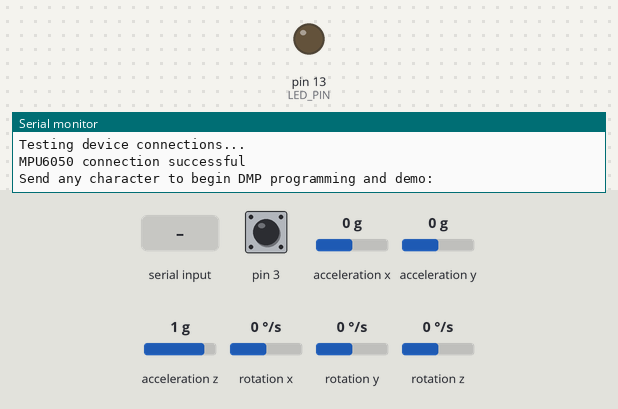
This sketch was run on a simulated Arduino Leonardo, built with avr-gcc and run on an emulated ATmega32U4. Shown: output pins drawn as LEDs (lit = HIGH), the last lines printed to the serial monitor. Dashed ring = blinking. The inputs (shaded band) are chosen by the test bench; at power-on: acceleration x 0 g, acceleration y 0 g, pin 3 HIGH, acceleration z 1 g, rotation x 0 °/s, rotation y 0 °/s, rotation z 0 °/s. The sensor or clock chip raises its interrupt line as the real part does.

Above: at 0.8 s.
0.9 s: "1\n" received over Serial
At 1.91 s:
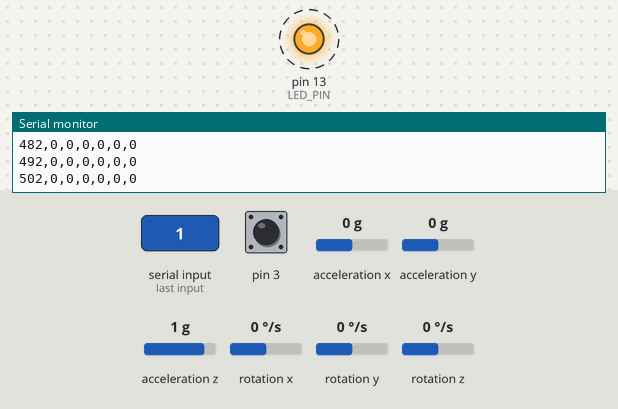
3.9 s: acceleration x set to -1.4 g
6.9 s: acceleration y set to -1.4 g
15.9 s: acceleration x set to -0.1 g
Timing chart, 0 to 19.9 s (numbered marks = the images above; inputs shaded):
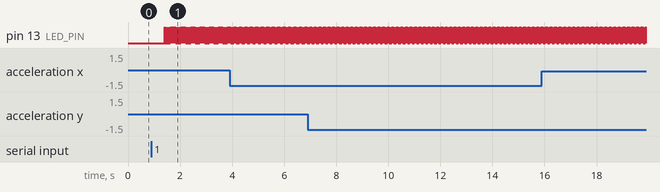

Measured:
- after the input at 0.9 s, pin 13 (LED_PIN): alternates HIGH for 0.01 s and LOW for 0.01 s, starting after 0.52 s

The sketch:

MPU6050_DMP6_Bass_Face.ino
```cpp
// I2C device class (I2Cdev) demonstration Arduino sketch for MPU6050 class using DMP (MotionApps v2.0)
// 6/21/2012 by Jeff Rowberg <jeff@rowberg.net>
// Updates should (hopefully) always be available at https://github.com/jrowberg/i2cdevlib
//
// Changelog:
//      2013-05-08 - added seamless Fastwire support
//                 - added note about gyro calibration
//      2012-06-21 - added note about Arduino 1.0.1 + Leonardo compatibility error
//      2012-06-20 - improved FIFO overflow handling and simplified read process
//      2012-06-19 - completely rearranged DMP initialization code and simplification
//      2012-06-13 - pull gyro and accel data from FIFO packet instead of reading directly
//      2012-06-09 - fix broken FIFO read sequence and change interrupt detection to RISING
//      2012-06-05 - add gravity-compensated initial reference frame acceleration output
//                 - add 3D math helper file to DMP6 example sketch
//                 - add Euler output and Yaw/Pitch/Roll output formats
//      2012-06-04 - remove accel offset clearing for better results (thanks Sungon Lee)
//      2012-06-01 - fixed gyro sensitivity to be 2000 deg/sec instead of 250
//      2012-05-30 - basic DMP initialization working

/* ============================================
I2Cdev device library code is placed under the MIT license
Copyright (c) 2012 Jeff Rowberg

Permission is hereby granted, free of charge, to any person obtaining a copy
of this software and associated documentation files (the "Software"), to deal
in the Software without restriction, including without limitation the rights
to use, copy, modify, merge, publish, distribute, sublicense, and/or sell
copies of the Software, and to permit persons to whom the Software is
furnished to do so, subject to the following conditions:

The above copyright notice and this permission notice shall be included in
all copies or substantial portions of the Software.

THE SOFTWARE IS PROVIDED "AS IS", WITHOUT WARRANTY OF ANY KIND, EXPRESS OR
IMPLIED, INCLUDING BUT NOT LIMITED TO THE WARRANTIES OF MERCHANTABILITY,
FITNESS FOR A PARTICULAR PURPOSE AND NONINFRINGEMENT. IN NO EVENT SHALL THE
AUTHORS OR COPYRIGHT HOLDERS BE LIABLE FOR ANY CLAIM, DAMAGES OR OTHER
LIABILITY, WHETHER IN AN ACTION OF CONTRACT, TORT OR OTHERWISE, ARISING FROM,
OUT OF OR IN CONNECTION WITH THE SOFTWARE OR THE USE OR OTHER DEALINGS IN
THE SOFTWARE.
===============================================
*/

// I2Cdev and MPU6050 must be installed as libraries, or else the .cpp/.h files
// for both classes must be in the include path of your project
#include "I2Cdev.h"

#include "MPU6050_6Axis_MotionApps20.h"
//#include "MPU6050.h" // not necessary if using MotionApps include file

// Arduino Wire library is required if I2Cdev I2CDEV_ARDUINO_WIRE implementation
// is used in I2Cdev.h
#if I2CDEV_IMPLEMENTATION == I2CDEV_ARDUINO_WIRE
    #include "Wire.h"
#endif

// class default I2C address is 0x68
// specific I2C addresses may be passed as a parameter here
// AD0 low = 0x68 (default for SparkFun breakout and InvenSense evaluation board)
// AD0 high = 0x69
MPU6050 mpu;
//MPU6050 mpu(0x69); // <-- use for AD0 high

/* =========================================================================
   NOTE: In addition to connection 3.3v, GND, SDA, and SCL, this sketch
   depends on the MPU-6050's INT pin being connected to the Arduino's
   external interrupt #0 pin. On the Arduino Uno and Mega 2560, this is
   digital I/O pin 2.
 * ========================================================================= */

/* =========================================================================
   NOTE: Arduino v1.0.1 with the Leonardo board generates a compile error
   when using Serial.write(buf, len). The Teapot output uses this method.
   The solution requires a modification to the Arduino USBAPI.h file, which
   is fortunately simple, but annoying. This will be fixed in the next IDE
   release. For more info, see these links:

   http://arduino.cc/forum/index.php/topic,109987.0.html
   http://code.google.com/p/arduino/issues/detail?id=958
 * ========================================================================= */


// uncomment "OUTPUT_READABLE_QUATERNION" if you want to see the actual
// quaternion components in a [w, x, y, z] format (not best for parsing
// on a remote host such as Processing or something though)
//#define OUTPUT_READABLE_QUATERNION

// uncomment "OUTPUT_READABLE_EULER" if you want to see Euler angles
// (in degrees) calculated from the quaternions coming from the FIFO.
// Note that Euler angles suffer from gimbal lock (for more info, see
// http://en.wikipedia.org/wiki/Gimbal_lock)
//#define OUTPUT_READABLE_EULER

// uncomment "OUTPUT_READABLE_YAWPITCHROLL" if you want to see the yaw/
// pitch/roll angles (in degrees) calculated from the quaternions coming
// from the FIFO. Note this also requires gravity vector calculations.
// Also note that yaw/pitch/roll angles suffer from gimbal lock (for
// more info, see: http://en.wikipedia.org/wiki/Gimbal_lock)
//#define OUTPUT_READABLE_YAWPITCHROLL

// uncomment "OUTPUT_READABLE_REALACCEL" if you want to see acceleration
// components with gravity removed. This acceleration reference frame is
// not compensated for orientation, so +X is always +X according to the
// sensor, just without the effects of gravity. If you want acceleration
// compensated for orientation, us OUTPUT_READABLE_WORLDACCEL instead.
#define OUTPUT_READABLE_REALACCEL

// uncomment "OUTPUT_READABLE_WORLDACCEL" if you want to see acceleration
// components with gravity removed and adjusted for the world frame of
// reference (yaw is relative to initial orientation, since no magnetometer
// is present in this case). Could be quite handy in some cases.
//#define OUTPUT_READABLE_WORLDACCEL

// uncomment "OUTPUT_TEAPOT" if you want output that matches the
// format used for the InvenSense teapot demo
//#define OUTPUT_TEAPOT


#define LED_PIN 13 // (Arduino is 13, Teensy is 11, Teensy++ is 6)
bool blinkState = false;

// MPU control/status vars
bool dmpReady = false;  // set true if DMP init was successful
uint8_t mpuIntStatus;   // holds actual interrupt status byte from MPU
uint8_t devStatus;      // return status after each device operation (0 = success, !0 = error)
uint16_t packetSize;    // expected DMP packet size (default is 42 bytes)
uint16_t fifoCount;     // count of all bytes currently in FIFO
uint8_t fifoBuffer[64]; // FIFO storage buffer

// orientation/motion vars
Quaternion q;           // [w, x, y, z]         quaternion container
VectorInt16 aa;         // [x, y, z]            accel sensor measurements
VectorInt16 aaReal;     // [x, y, z]            gravity-free accel sensor measurements
VectorInt16 aaRealOld;
unsigned long timeOld = 0;
VectorInt16 aaWorld;    // [x, y, z]            world-frame accel sensor measurements
VectorFloat gravity;    // [x, y, z]            gravity vector
float euler[3];         // [psi, theta, phi]    Euler angle container
float ypr[3];           // [yaw, pitch, roll]   yaw/pitch/roll container and gravity vector

// packet structure for InvenSense teapot demo
uint8_t teapotPacket[14] = { '$', 0x02, 0,0, 0,0, 0,0, 0,0, 0x00, 0x00, '\r', '\n' };

int startTime;

// ================================================================
// ===               INTERRUPT DETECTION ROUTINE                ===
// ================================================================

volatile bool mpuInterrupt = false;     // indicates whether MPU interrupt pin has gone high
void dmpDataReady() {
    mpuInterrupt = true;
}


// ================================================================
// ===                      INITIAL SETUP                       ===
// ================================================================

void setup() {
    // join I2C bus (I2Cdev library doesn't do this automatically)
    #if I2CDEV_IMPLEMENTATION == I2CDEV_ARDUINO_WIRE
        Wire.begin();
        TWBR = 24; // 400kHz I2C clock (200kHz if CPU is 8MHz)
    #elif I2CDEV_IMPLEMENTATION == I2CDEV_BUILTIN_FASTWIRE
        Fastwire::setup(400, true);
    #endif

    // initialize serial communication
    // (115200 chosen because it is required for Teapot Demo output, but it's
    // really up to you depending on your project)
    Serial.begin(115200);
    while (!Serial); // wait for Leonardo enumeration, others continue immediately

    // NOTE: 8MHz or slower host processors, like the Teensy @ 3.3v or Ardunio
    // Pro Mini running at 3.3v, cannot handle this baud rate reliably due to
    // the baud timing being too misaligned with processor ticks. You must use
    // 38400 or slower in these cases, or use some kind of external separate
    // crystal solution for the UART timer.

    // initialize device
    Serial.println(F("Initializing I2C devices..."));
    mpu.initialize();

    // verify connection
    Serial.println(F("Testing device connections..."));
    Serial.println(mpu.testConnection() ? F("MPU6050 connection successful") : F("MPU6050 connection failed"));

    // wait for ready
    Serial.println(F("\nSend any character to begin DMP programming and demo: "));
    while (Serial.available() && Serial.read()); // empty buffer
    while (!Serial.available());                 // wait for data
    while (Serial.available() && Serial.read()); // empty buffer again

    // load and configure the DMP
    Serial.println(F("Initializing DMP..."));
    devStatus = mpu.dmpInitialize();

    // supply your own gyro offsets here, scaled for min sensitivity
    mpu.setXGyroOffset(-293);
    mpu.setYGyroOffset(-94);
    mpu.setZGyroOffset(-12);
    mpu.setXAccelOffset(-2967); // 1688 factory default for my test chip
    mpu.setYAccelOffset(-2570); // 1688 factory default for my test chip
    mpu.setZAccelOffset(1159); // 1688 factory default for my test chip

    // make sure it worked (returns 0 if so)
    if (devStatus == 0) {
        // turn on the DMP, now that it's ready
        Serial.println(F("Enabling DMP..."));
        mpu.setDMPEnabled(true);

        // enable Arduino interrupt detection
        Serial.println(F("Enabling interrupt detection (Arduino external interrupt 0)..."));
        attachInterrupt(0, dmpDataReady, RISING);
        mpuIntStatus = mpu.getIntStatus();

        startTime = millis(); // set the start time

        // set our DMP Ready flag so the main loop() function knows it's okay to use it
        Serial.println(F("DMP ready! Waiting for first interrupt..."));
        dmpReady = true;


        // get expected DMP packet size for later comparison
        packetSize = mpu.dmpGetFIFOPacketSize();
    } else {
        // ERROR!
        // 1 = initial memory load failed
        // 2 = DMP configuration updates failed
        // (if it's going to break, usually the code will be 1)
        Serial.print(F("DMP Initialization failed (code "));
        Serial.print(devStatus);
        Serial.println(F(")"));
    }

    // configure LED for output
    pinMode(LED_PIN, OUTPUT);
}


// ================================================================
// ===                    MAIN PROGRAM LOOP                     ===
// ================================================================

void loop() {
    // if programming failed, don't try to do anything
    if (!dmpReady) return;

    // wait for MPU interrupt or extra packet(s) available
    while (!mpuInterrupt && fifoCount < packetSize) {
        // other program behavior stuff here
        // .
        // .
        // .
        // if you are really paranoid you can frequently test in between other
        // stuff to see if mpuInterrupt is true, and if so, "break;" from the
        // while() loop to immediately process the MPU data
        // .
        // .
        // .
    }

    // reset interrupt flag and get INT_STATUS byte
    mpuInterrupt = false;
    mpuIntStatus = mpu.getIntStatus();

    // get current FIFO count
    fifoCount = mpu.getFIFOCount();

    // check for overflow (this should never happen unless our code is too inefficient)
    if ((mpuIntStatus & 0x10) || fifoCount == 1024) {
        // reset so we can continue cleanly
        mpu.resetFIFO();
        Serial.println(F("FIFO overflow!"));

    // otherwise, check for DMP data ready interrupt (this should happen frequently)
    } else if (mpuIntStatus & 0x02) {
        // wait for correct available data length, should be a VERY short wait
        while (fifoCount < packetSize) fifoCount = mpu.getFIFOCount();

        // read a packet from FIFO
        mpu.getFIFOBytes(fifoBuffer, packetSize);

        // track FIFO count here in case there is > 1 packet available
        // (this lets us immediately read more without waiting for an interrupt)
        fifoCount -= packetSize;

        #ifdef OUTPUT_READABLE_QUATERNION
            // display quaternion values in easy matrix form: w x y z
            mpu.dmpGetQuaternion(&q, fifoBuffer);
            Serial.print("quat\t");
            Serial.print(q.w);
            Serial.print("\t");
            Serial.print(q.x);
            Serial.print("\t");
            Serial.print(q.y);
            Serial.print("\t");
            Serial.println(q.z);
        #endif

        #ifdef OUTPUT_READABLE_EULER
            // display Euler angles in degrees
            mpu.dmpGetQuaternion(&q, fifoBuffer);
            mpu.dmpGetEuler(euler, &q);
            Serial.print("euler\t");
            Serial.print(euler[0] * 180/M_PI);
            Serial.print("\t");
            Serial.print(euler[1] * 180/M_PI);
            Serial.print("\t");
            Serial.println(euler[2] * 180/M_PI);
        #endif

        #ifdef OUTPUT_READABLE_YAWPITCHROLL
            // display Euler angles in degrees
            mpu.dmpGetQuaternion(&q, fifoBuffer);
            mpu.dmpGetGravity(&gravity, &q);
            mpu.dmpGetYawPitchRoll(ypr, &q, &gravity);
//            Serial.print("ypr\t");
            Serial.print(millis() - startTime);
            Serial.print(",");
            Serial.print(ypr[0] * 180/M_PI);
            Serial.print(",");
//            Serial.print("\t");
            Serial.print(ypr[1] * 180/M_PI);
            Serial.print(",");
//            Serial.print("\t");
            Serial.println(ypr[2] * 180/M_PI);
        #endif

        #ifdef OUTPUT_READABLE_REALACCEL
            // display real acceleration, adjusted to remove gravity
            mpu.dmpGetQuaternion(&q, fifoBuffer);
            mpu.dmpGetAccel(&aa, fifoBuffer);
            mpu.dmpGetGravity(&gravity, &q);
            mpu.dmpGetLinearAccel(&aaReal, &aa, &gravity);
            unsigned long timeInterval = millis() - startTime;
            Serial.print(timeInterval);
            Serial.print(",");
            Serial.print(aaReal.x);
            Serial.print(",");
            Serial.print(aaReal.y);
            Serial.print(",");
            Serial.print(aaReal.z);
            Serial.print(",");
            Serial.print(scalingAbsolute((float)(aaReal.x - aaRealOld.x) / (timeInterval - timeOld)));
            Serial.print(",");
            Serial.print(scalingAbsolute((float)(aaReal.y - aaRealOld.y) / (timeInterval - timeOld)));
            Serial.print(",");
            Serial.println(scalingAbsolute((float)(aaReal.z - aaRealOld.z) / (timeInterval - timeOld)));
            aaRealOld = aaReal;
            timeOld = timeInterval;
        #endif

        #ifdef OUTPUT_READABLE_WORLDACCEL
            // display initial world-frame acceleration, adjusted to remove gravity
            // and rotated based on known orientation from quaternion
            mpu.dmpGetQuaternion(&q, fifoBuffer);
            mpu.dmpGetAccel(&aa, fifoBuffer);
            mpu.dmpGetGravity(&gravity, &q);
            mpu.dmpGetLinearAccel(&aaReal, &aa, &gravity);
            mpu.dmpGetLinearAccelInWorld(&aaWorld, &aaReal, &q);
            Serial.print("aworld\t");
            Serial.print(aaWorld.x);
            Serial.print("\t");
            Serial.print(aaWorld.y);
            Serial.print("\t");
            Serial.println(aaWorld.z);
        #endif

        #ifdef OUTPUT_TEAPOT
            // display quaternion values in InvenSense Teapot demo format:
            teapotPacket[2] = fifoBuffer[0];
            teapotPacket[3] = fifoBuffer[1];
            teapotPacket[4] = fifoBuffer[4];
            teapotPacket[5] = fifoBuffer[5];
            teapotPacket[6] = fifoBuffer[8];
            teapotPacket[7] = fifoBuffer[9];
            teapotPacket[8] = fifoBuffer[12];
            teapotPacket[9] = fifoBuffer[13];
            Serial.write(teapotPacket, 14);
            teapotPacket[11]++; // packetCount, loops at 0xFF on purpose
        #endif

        // blink LED to indicate activity
        blinkState = !blinkState;
        digitalWrite(LED_PIN, blinkState);
    }
}

int scalingAbsolute (int data)
{
 int tmp;
  if (data < 0)
  {
    tmp = -data;
  }
  else
  {
    tmp = data;
  }
  tmp = tmp / 6;
  if (tmp <127) {return tmp; }
  else {return 127; }
}
```
